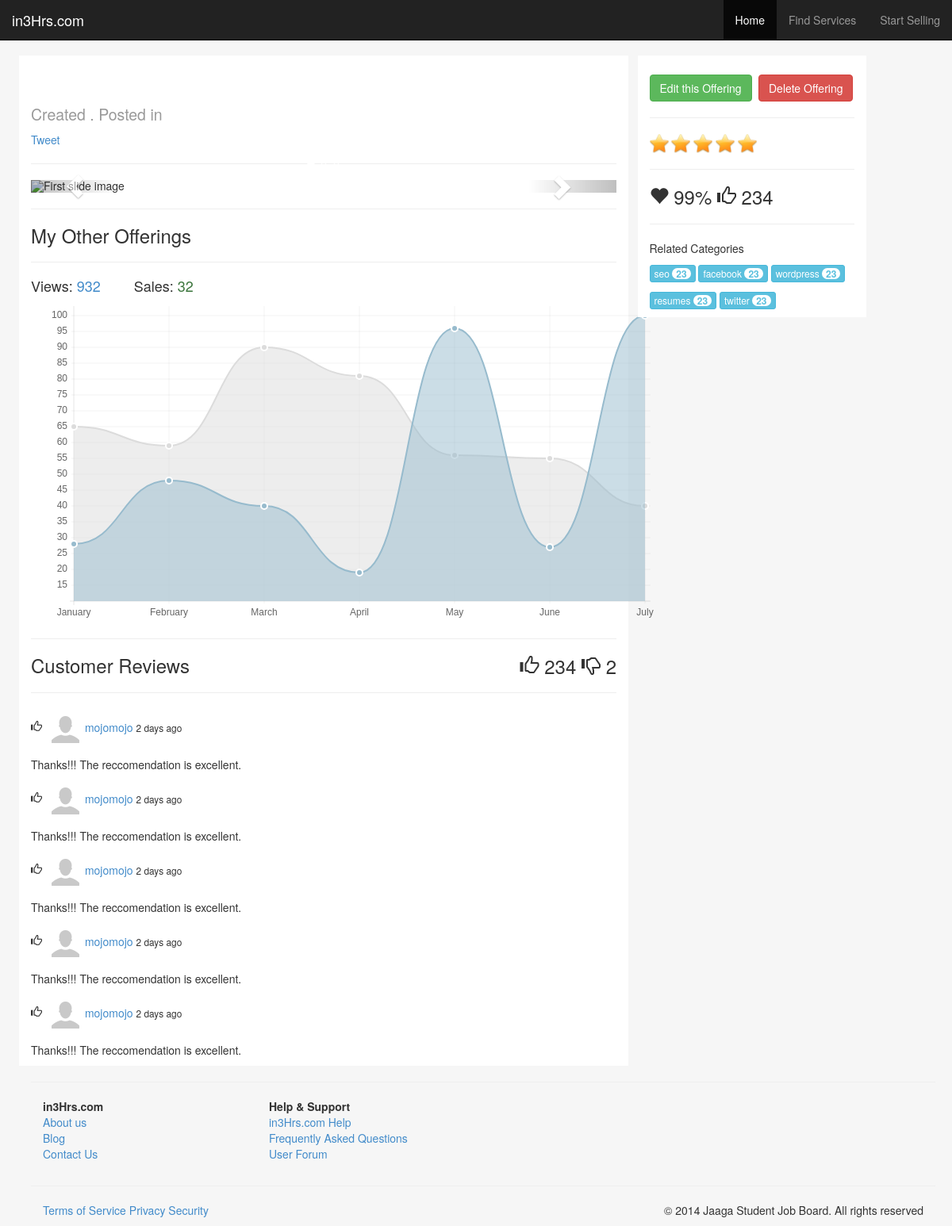
/public/offering/index.php?offeringid=3, run on an earlier commit of the app's database.
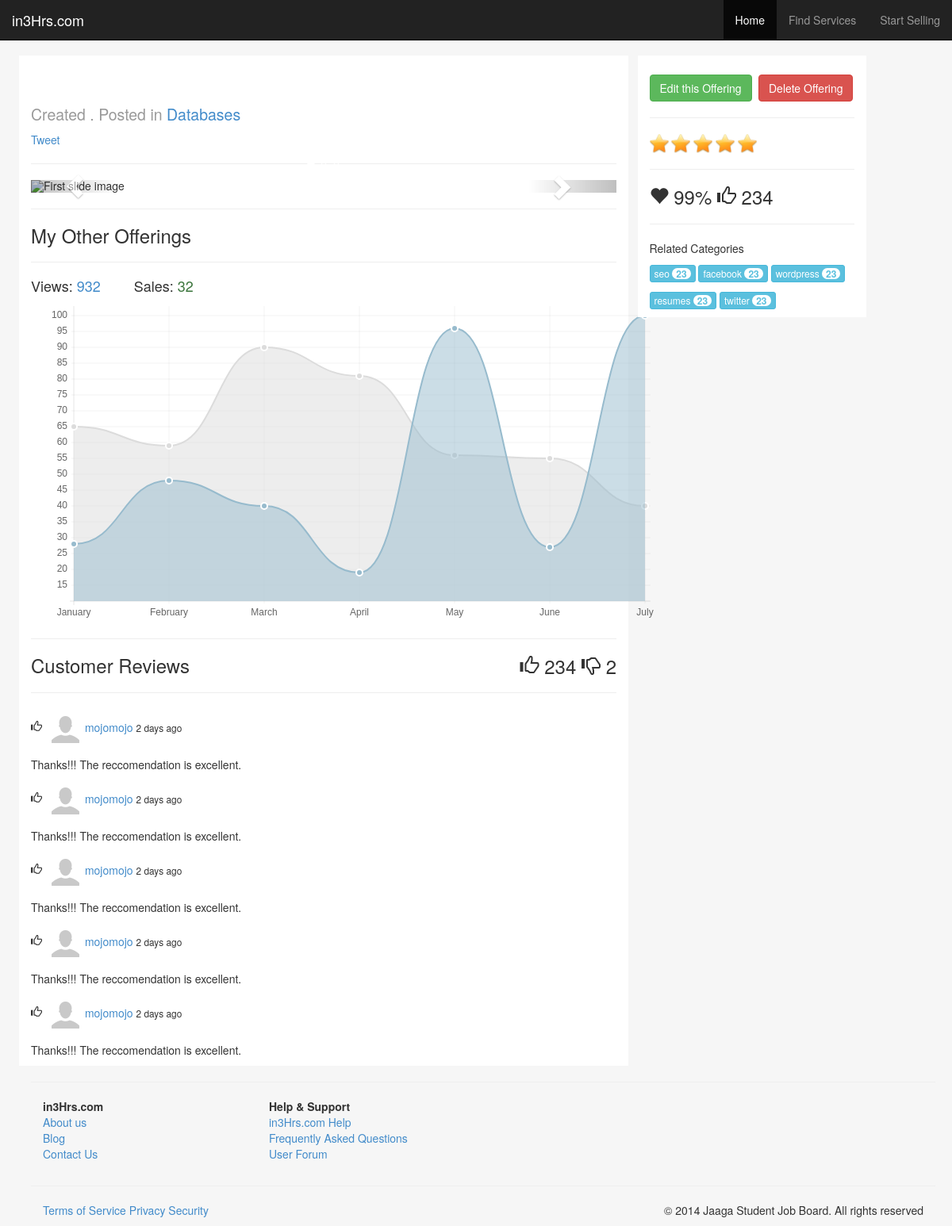
And on a later commit of the database.
### tables this page shows
CREATE TABLE IF NOT EXISTS `category` (
  `category_id` int(20) NOT NULL AUTO_INCREMENT,
  `name` varchar(50) NOT NULL,
  PRIMARY KEY (`category_id`)
);

### public/models/users.php (called while the page is built, shortened)
<?php
	class users{
		public function get_user_by_offer_id($offer_id){
			$con = create_connection();
			$sql_query=mysqli_query($con,"SELECT user.user_id,user.name,user.email,user.linkedin,user.about,user.picture,user.paypal,user.user_id,offering.offer_id,offering.user_id from user  inner join offering  on offering.offer_id='$offer_id' && user.user_id = offering.user_id");
			$row2 = mysqli_fetch_array($sql_query);
			$data[0]=$row2['name'];
			$data[1]=$row2['email'];
		    $data[2]=$row2['linkedin'];
		    $data[3]=$row2['about'];
		    $data[4]=$row2['picture'];
		    $data[5]=$row2['paypal'];
		    $data[6]=$row2['user_id'];
		    return($data);
		}
}
?>

### public/models/offerings.php (called while the page is built, shortened)
<?php
	class offering{
		public function get_offers_by_offer_id($offer_id){
			$con = create_connection();
			$sql_query = "SELECT * FROM offering WHERE offer_id=$offer_id";
			$sql_result = mysqli_query($con,$sql_query) or die("Couldn't Execute Query");
			$row2 = mysqli_fetch_array($sql_result);
					$data[0] = $row2['picture'];
					$data[1] = $row2['title'];
					$data[2] = $row2['offer_id'];
					$data[3] = $row2['description'];
					$data[4] = $row2['instruction'];
					$data[5] = $row2['date'];
		return ($data);
		}
}
?>

### public/models/categories.php (called while the page is built, shortened)
<?php
	class category{
		public function find_category_by_offerid($offerid){
			$con = create_connection();
			$sql_query= "SELECT category.name FROM category INNER JOIN offer_category ON offer_category.category_id=category.category_id WHERE offer_category.offer_id='$offerid'";
			$sql_result = mysqli_query($con,$sql_query) or die("Couldn't Execute Query");
			$cat=mysqli_fetch_array($sql_result);
		return $cat;
		}
	}
?>

### public/offering/viewoffering.html.php (the view, shortened to what the changed rows need)
<?php
include("../../public/models/users.php");
include("../../public/models/categories.php");
 $offering_id=$offeringid;
$users = new users;
$offering=new offering();
$cat= new category();
$categoryname= $cat->find_category_by_offerid($offering_id);
$data = $offering->get_offers_by_offer_id($offering_id);
?>
<!doctype html>
<html lang="en">
<head>
  <link rel="stylesheet" href="../css/lib/bootstrap.css">
</head>
<body>
<?php include '../includes/header.inc.php'; ?>
  <div class="container-fluid">
    <div class="row">
      <div class="col-md-8 coloumnBox">
        <h2><?php echo $data[1]; ?>
          <br><small>Created <?php echo $data[5]; ?>. Posted in <a href=""><?php echo $categoryname[0]; ?></a></small>
        </h2>
          <a href="https://twitter.com/share" class="twitter-share-button" data-lang="en">Tweet</a>
        <hr>
        <div id="carousel-example-captions" class="carousel slide" data-ride="carousel">
      <ol class="carousel-indicators">
        <li data-target="#carousel-example-captions" data-slide-to="0" class="active"></li>
        <li data-target="#carousel-example-captions" data-slide-to="1"></li>
        <li data-target="#carousel-example-captions" data-slide-to="2"></li>
      </ol>
      <div class="carousel-inner">
        <div class="item active">
      <img src='../<?php echo $data[0]; ?>' alt="First slide image">
        </div>
      </div>
      <a class="left carousel-control" href="#carousel-example-captions" data-slide="prev">
        <span class="glyphicon glyphicon-chevron-left"></span>
      </a>
      <a class="right carousel-control" href="#carousel-example-captions" data-slide="next">
        <span class="glyphicon glyphicon-chevron-right"></span>
      </a>
    </div>
      <hr>
      <h3>My Other Offerings</h3>
      <p>
        <hr>
        <h4>
          <span style="margin-right: 5%;">Views: <span class="text-primary"> 932</span></span>
          <span>Sales: <span class="text-success"> 32</span></span>
        </h4>
        <canvas id="analytics" width="800" height="400"></canvas>
      </p>
      <hr>
      <h3>Customer Reviews
        <span class="pull-right">
          <span class="glyphicon glyphicon-thumbs-up"></span> 234
          <span class="glyphicon glyphicon-thumbs-down"></span> 2
        </span>
      </h3>
      <hr>
      <p>
        <span class="glyphicon glyphicon-thumbs-up"></span>
        <img src="../img/comment-user.png" alt=""><a href="#">mojomojo</a> <small> 2 days ago</small>
        <p>
          Thanks!!! The reccomendation is excellent.
        </p>
      </p>
      <p>
        <span class="glyphicon glyphicon-thumbs-up"></span>
        <img src="../img/comment-user.png" alt=""><a href="#">mojomojo</a> <small> 2 days ago</small>
        <p>
          Thanks!!! The reccomendation is excellent.
        </p>
      </p>
      <p>
        <span class="glyphicon glyphicon-thumbs-up"></span>
        <img src="../img/comment-user.png" alt=""><a href="#">mojomojo</a> <small> 2 days ago</small>
        <p>
          Thanks!!! The reccomendation is excellent.
        </p>
      </p>
      <p>
        <span class="glyphicon glyphicon-thumbs-up"></span>
        <img src="../img/comment-user.png" alt=""><a href="#">mojomojo</a> <small> 2 days ago</small>
        <p>
          Thanks!!! The reccomendation is excellent.
        </p>
      </p>
      <p>
        <span class="glyphicon glyphicon-thumbs-up"></span>
        <img src="../img/comment-user.png" alt=""><a href="#">mojomojo</a> <small> 2 days ago</small>
        <p>
          Thanks!!! The reccomendation is excellent.
        </p>
      </p>
      </div>
      <div class="col-md-3 coloumnBox">
        <h2>
          <?php
           $userid= $users->get_user_by_offer_id($offeringid);
          if($_SESSION['userid']==$userid[6]){ ?>
          <a href="?edit=<?php echo $offering_id;?>"><button class="btn btn-success" >Edit this Offering</button></a>
          <a href="?delete=<?php echo $offering_id;?>"><button class="btn btn-danger" >Delete Offering</button></a> <?php } else {?>
           <button class="btn btn-success" >Order this</button> <?php } ?>
          <hr>
        </h2>
        <p>
          <img src="../img/star.png" width="24px" alt="">
          <img src="../img/star.png" width="24px" alt="">
          <img src="../img/star.png" width="24px" alt="">
          <img src="../img/star.png" width="24px" alt="">
          <img src="../img/star.png" width="24px" alt="">
        </p>
        <hr>
        <h3>
          <span class="glyphicon glyphicon-heart"></span> 99%
          <span class="glyphicon glyphicon-thumbs-up"></span> 234
        </h3>
        <hr>
        <p>
          Related Categories
        </p>
        <p>
          <a href="#" class="btn btn-xs btn-info">seo <span class="badge">23</span></a>
          <a href="#" class="btn btn-xs btn-info">facebook <span class="badge">23</span></a>
          <a href="#" class="btn btn-xs btn-info">wordpress <span class="badge">23</span></a>
        </p>
        <p>
          <a href="#" class="btn btn-xs btn-info">resumes <span class="badge">23</span></a>
          <a href="#" class="btn btn-xs btn-info">twitter <span class="badge">23</span></a>
        </p>
      </div>
    </div>
  </div>
  <div class="container">
    <div class="row">
      <div class="col-md-12">
        <hr>
      </div>
    </div>
  </div>
  <div class="container">
  <div class="row">
    <div class="col-lg-12">
      <div class="col-md-3">
        <ul class="list-unstyled">
          <li><strong>in3Hrs.com</strong><li>
          <li><a href="#">About us</a></li>
          <li><a href="#">Blog</a></li>
          <li><a href="#">Contact Us</a></li>
        </ul>
      </div>
      <div class="col-md-3">
        <ul class="list-unstyled">
          <li><strong>Help &amp; Support</strong><li>
          <li><a href="#">in3Hrs.com Help</a></li>
          <li><a href="#">Frequently Asked Questions</a></li>
          <li><a href="#">User Forum</a></li>
        </ul>
      </div>
    </div>
  </div>
  <hr>
  <div class="row">
    <div class="col-lg-12">
      <div class="col-md-8">
        <a href="#">Terms of Service</a>
        <a href="#">Privacy</a>
        <a href="#">Security</a>
      </div>
      <div class="col-md-4">
        <p class="muted pull-right">© 2014 Jaaga Student Job Board. All rights reserved</p>
      </div>
    </div>
  </div>
</div>
  <script>
    $(document).ready(function(){
      var data = {
      labels : ["January","February","March","April","May","June","July"],
      datasets : [
        {
          fillColor : "rgba(220,220,220,0.5)",
          strokeColor : "rgba(220,220,220,1)",
          pointColor : "rgba(220,220,220,1)",
          pointStrokeColor : "#fff",
          data : [65,59,90,81,56,55,40]
        },
        {
          fillColor : "rgba(151,187,205,0.5)",
          strokeColor : "rgba(151,187,205,1)",
          pointColor : "rgba(151,187,205,1)",
          pointStrokeColor : "#fff",
          data : [28,48,40,19,96,27,100]
        }
      ]
    };
    var ctx = $("#analytics").get(0).getContext("2d");
    var charty = new Chart(ctx).Line(data,{});
   setInterval(function(){
      $('#analytics').fadeOut();
      setInterval(function(){
        $('#analytics').fadeIn();
      }, 1000);
   }, 5000);
    });
  </script>
</body>
</html>

What changed in the data, as far as the page shows it:
added category: name "Databases"
